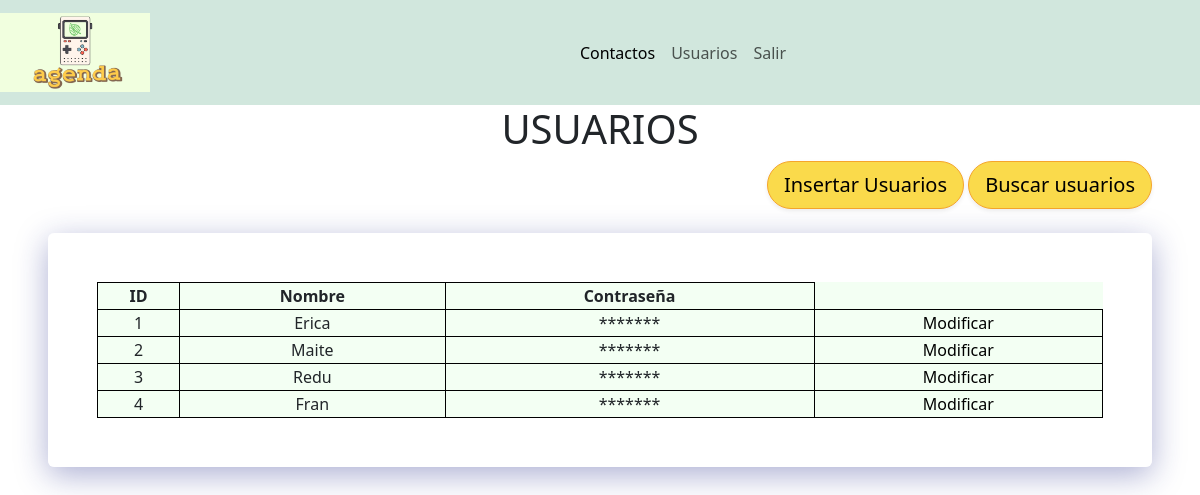
Page /Controlador/index_usuarios.php?action=irVistaUsuarios on the committed database.
### tables this page shows
CREATE TABLE `usuario` (
  `id` bigint(20) UNSIGNED NOT NULL,
  `nombre` varchar(100) NOT NULL,
  `contrasenia` varchar(20) NOT NULL,
  `tipo` set('admin','usuario') NOT NULL DEFAULT 'usuario'
);

### Modelo/class_bd.php (called while the page is built, shortened)
<?php
     class bd{
        private $conn;
        public function __construct(){
            $this->conn=new mysqli("localhost",USU_CONN,PSW_CONN,"agenda");
            $this->conn->set_charset("utf8");
        }
        public function getConection(){
            return $this->conn;
        }
     }
?>

### Modelo/class_user.php (called while the page is built, shortened)
<?php
    require_once("class_bd.php");
    class Usuario{
        private $conn;
        public function __construct(){
            $this->conn = new bd();
        }
        public function get_usuarios(){
            $sentencia="SELECT id,nombre,contrasenia FROM usuario WHERE nombre!='admin';";
            $consulta=$this->conn->getConection()->prepare($sentencia);
            $consulta->bind_result($id,$nombre,$contrasenia);
            $consulta->execute();
            $usuarios=[];
            while($consulta->fetch()){
                $usuarios[$id]=[$nombre,$contrasenia];
            }
            return $usuarios;
        }
    }
?>

### Vista/usuarios.php (the view)
<body class="menuAmigos">
    <h1 class="text-center">USUARIOS</h1>
<div class="botonesContainer d-flex justify-content-end mx-5">
    <form action="" method="POST">
        <input type="submit" value="Insertar Usuarios" name="action" class="btn btn-primary btn-lg rounded-pill shadow-sm hover-shadow-lg neon-effect" style="background-color: #fada4b; border-color: #f5a52c; color: black;">
        <input type="submit" value="Buscar usuarios" name="action" class="btn btn-primary btn-lg rounded-pill shadow-sm hover-shadow-lg neon-effect" style="background-color: #fada4b; border-color: #f5a52c; color: black;">
    </form>
</div>
    <div class="tableContainer d-flex flex-column mx-5 justify-content-center rounded p-5 mt-4 text-center">
        <table>
            <tr><th>ID</th><th>Nombre</th><th>Contraseña</th></tr>
        <?php
            if(isset($datos)){
                foreach ($datos as $key => $value) {
                    $long=strlen($value[1]);
                    $ast=str_repeat("*",$long);
                    echo "<tr><td>".$key."</td><td>".$value[0]."</td><td>".$ast."</td><td><a href='../Controlador/index_usuarios.php?action=Insertar usuarios&id=".urldecode($key)."'>Modificar</a></td></tr>";
                }
            }
        ?>
        </table>
    </div>
</body>

### Vista/cabecera.php (style rules this page uses)
body { background-color:white; }
table td, th { border: solid 1px black; }
table a { text-decoration:none; color:black; }
table { background:rgba(240, 255, 240, 0.8); }
.menuAmigos { background-image: url("https://i.pinimg.com/736x/95/6d/09/956d09dc3fd30be91c0984689157ca06.jpg"); background-size:cover; }
.tableContainer { background: rgba( 255, 255, 255, 0.25 ); box-shadow: 0 8px 32px 0 rgba( 31, 38, 135, 0.37 ); backdrop-filter: blur( 10px ); -webkit-backdrop-filter: blur( 10px ); border-radius: 10px; border: 1px solid rgba( 255, 255, 255, 0.18 ); }
.neon-effect { transition: all 0.3s ease-in-out !important; }

### rows in the picture
usuario: key "1", nombre "Erica", contrasenia "*******"
usuario: key "2", nombre "Maite", contrasenia "*******"
usuario: key "3", nombre "Redu", contrasenia "*******"
usuario: key "4", nombre "Fran", contrasenia "*******"
